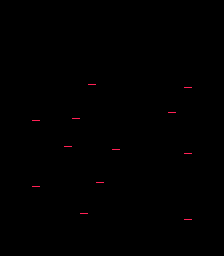

A level layout from a 2D game, rendered from its tile map. Below: a short description, then the map file with tile-grid data replaced by summaries:
An orthogonal 28x256 tile map with 8x1 px tiles, 1 tile layer (Laddering), 4 hidden layers not drawn.

<map version="1.0" orientation="orthogonal" renderorder="right-down" width="28" height="256" tilewidth="8" tileheight="1" nextobjectid="1">
 <tileset firstgid="1" name="donkyKongTileset" tilewidth="8" tileheight="1" tilecount="7196" columns="28">
  <image source="../tilesets/donkyKongTileset.png" width="225" height="257" />
 </tileset>
 <layer name="Background" width="28" height="256" visible="0">
  <data>[7168 cells, 7168 non-empty, 6067 distinct tile ids]</data>
 </layer>
 <layer name="Laddering" width="28" height="256">
  <data>[7168 cells, 12 non-empty, 2 distinct tile ids]</data>
 </layer>
 <layer name="Object" width="28" height="256" visible="0">
  <data>[7168 cells, 164 non-empty, 1 distinct tile ids]</data>
 </layer>
 <layer name="Ladder" width="28" height="256" visible="0">
  <data>[7168 cells, 447 non-empty, 299 distinct tile ids]</data>
 </layer>
 <layer name="EnterState" width="28" height="256" visible="0">
  <data>[7168 cells, 27 non-empty, 4 distinct tile ids]</data>
 </layer>
</map>
